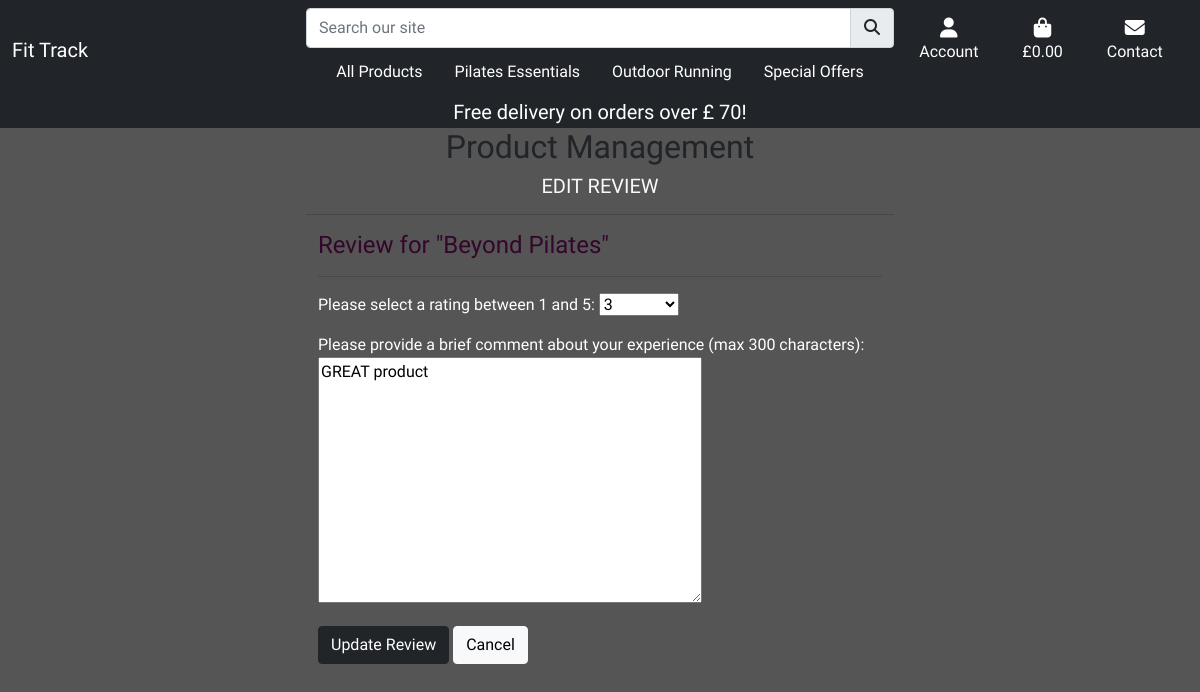
/products/edit_review/25/ (signed in), run on the app's committed database.
### products/models.py (models this page shows, shortened)
class Review(models.Model):
    product = models.ForeignKey(
        Product, on_delete=models.CASCADE, related_name='reviews'
    )
    user = models.ForeignKey(
        User, on_delete=models.SET_NULL, null=True, blank=True,
    )
    rating = models.IntegerField(
        validators=[MinValueValidator(1), MaxValueValidator(5)])
    comment = models.TextField()
    created_date = models.DateTimeField(auto_now_add=True)

class Product(models.Model):
    category = models.ForeignKey('Category', null=True, blank=True, on_delete=models.SET_NULL)
    sku = models.CharField(max_length=254, null=True, blank=True)
    name = models.CharField(max_length=254)
    different_size = models.BooleanField(default=False)
    description = models.TextField()
    new = models.BooleanField(default=False)
    on_sale = models.BooleanField(default=False)
    all_specials = models.BooleanField(default=False)
    details = models.CharField(max_length=360)
    materials = models.CharField(max_length=254, null=True,default=None)
    fabric_care = models.CharField(max_length=360)
    price = models.DecimalField(max_digits=6, decimal_places=2)
    rating = models.DecimalField(max_digits=6, decimal_places=2, null=True, blank=True)
    image = models.ImageField(null=True, blank=True)
    size = models.CharField(max_length=254, null=True, blank=True)
    weight =  models.CharField(max_length=254, null=True, blank=True)
    special_price = models.DecimalField(
        max_digits=6, decimal_places=2, null=False, blank=False, default=0)

### products/views.py (the view)
# urls.py: path('edit_review/<int:review_id>/', views.edit_review,name='edit_review'),
@login_required
def edit_review(request, review_id):
    if not request.user.is_authenticated:
        messages.error(
            request,
            'Sorry, only registered users can do that. Please login or register to delete a review.'
        )
        return redirect('home')  # Redirect to the home page if the user is not authenticated
    review = get_object_or_404(Review, pk=review_id)
    product = review.product
    if request.method == 'POST':
        form = ReviewForm(request.user, product, request.POST, instance=review)
        if form.is_valid():
            form.save()
            messages.success(request, 'Review successfully updated!')
            return redirect('product_detail', product_id=product.id)
        else:
            messages.error(request, 'Failed to update review. Please correct the errors.')
    else:
        form = ReviewForm(request.user, product, instance=review)
    return render(request, 'products/edit_review.html', {'form': form, 'product': product, 'review': review})

### products/forms.py
class ReviewForm(forms.ModelForm):
    class Meta:
        model = Review
        fields = ('rating', 'comment')
        labels = {
            'comment': 'Please provide a brief comment about your experience \
                (max 300 characters)',
        }
    RATING_CHOICES = [
        (5, '5'),
        (4, '4'),
        (3, '3'),
        (2, '2'),
        (1, '1'),
    ]
    rating = forms.ChoiceField(
        choices=RATING_CHOICES,
        label='Please select a rating between 1 and 5',
        widget=forms.Select(attrs={'class': 'form-select', 'style': 'width: 80px;'})
    )
    def __init__(self, user, product, *args, **kwargs):
        super().__init__(*args, **kwargs)
        for field in self.fields:
            self.fields[field].widget.attrs['class'] = 'mb-6'
            if field == 'comment':
                self.fields[field].widget.attrs['maxlength'] = '300'
                self.fields[field].widget.attrs['minlength'] = '5'

### bag/contexts.py (called while the page is built, shortened)
def bag_contents(request):
    bag_items = []
    total = 0
    product_count = 0
    bag = request.session.get('bag', {})
    if product_count > 0 and total < settings.FREE_DELIVERY_THRESHOLD:
        delivery = Decimal(settings.STANDARD_DELIVERY_COST)
        free_delivery_delta = settings.FREE_DELIVERY_THRESHOLD - total
    else:
        delivery = 0
        free_delivery_delta = 0
    grand_total = delivery + total
    context = {
        'bag_items': bag_items,
        'total': total,
        'product_count': product_count,
        'delivery': delivery,
        'free_delivery_delta': free_delivery_delta,
        'free_delivery_threshold': settings.FREE_DELIVERY_THRESHOLD,
        'grand_total': grand_total,
    }
    return context

### products/templates/products/edit_review.html (shortened to what this page needs)
{% extends "base.html" %}
{% load static %}
{% block content %}
<div class="container-fluid vh-100 clear-nav">
    {% include 'includes/banner.html' %}
    <div class="row">
        <div class="col text-center">
            <h2 class="text-dark">Product Management</h2>
            <h5 class="text-light text-uppercase">Edit Review</h5>
            <hr class="w-50 mx-auto mb-3">
        </div>
    </div>
    <div class="row col-6 col-md-6 mx-auto">
        <form method="post">
            <h4 class="mb-0 text-urple">Review for "{{ review.product.name }}"</h4>
            <hr>
            {{ form.as_p }}
            <button class="btn btn-dark rounded" type="submit">Update Review</button>
            <a class="btn btn-light rounded" href="{% url 'product_detail' product.id %}">Cancel</a>
        </form>
    </div>
</div>
{% endblock %}

### static/css/base.css (style rules this page uses)
html { height:100%; }
body { font-family:'Bacasime Antique', serif ; background: url('/media/woman.jpg') no-repeat center center fixed; background-size: cover; height: 100%; display: flex; flex-direction: column; }
h4 { color:rgb(52, 6, 44); }
.mt-3,.nav-link, p { color:#fff !important; }

### data on the page
Review: product.name "Beyond Pilates", rating "3", comment "GREAT product"

### other printed values
{{ free_delivery_threshold }} "70"
